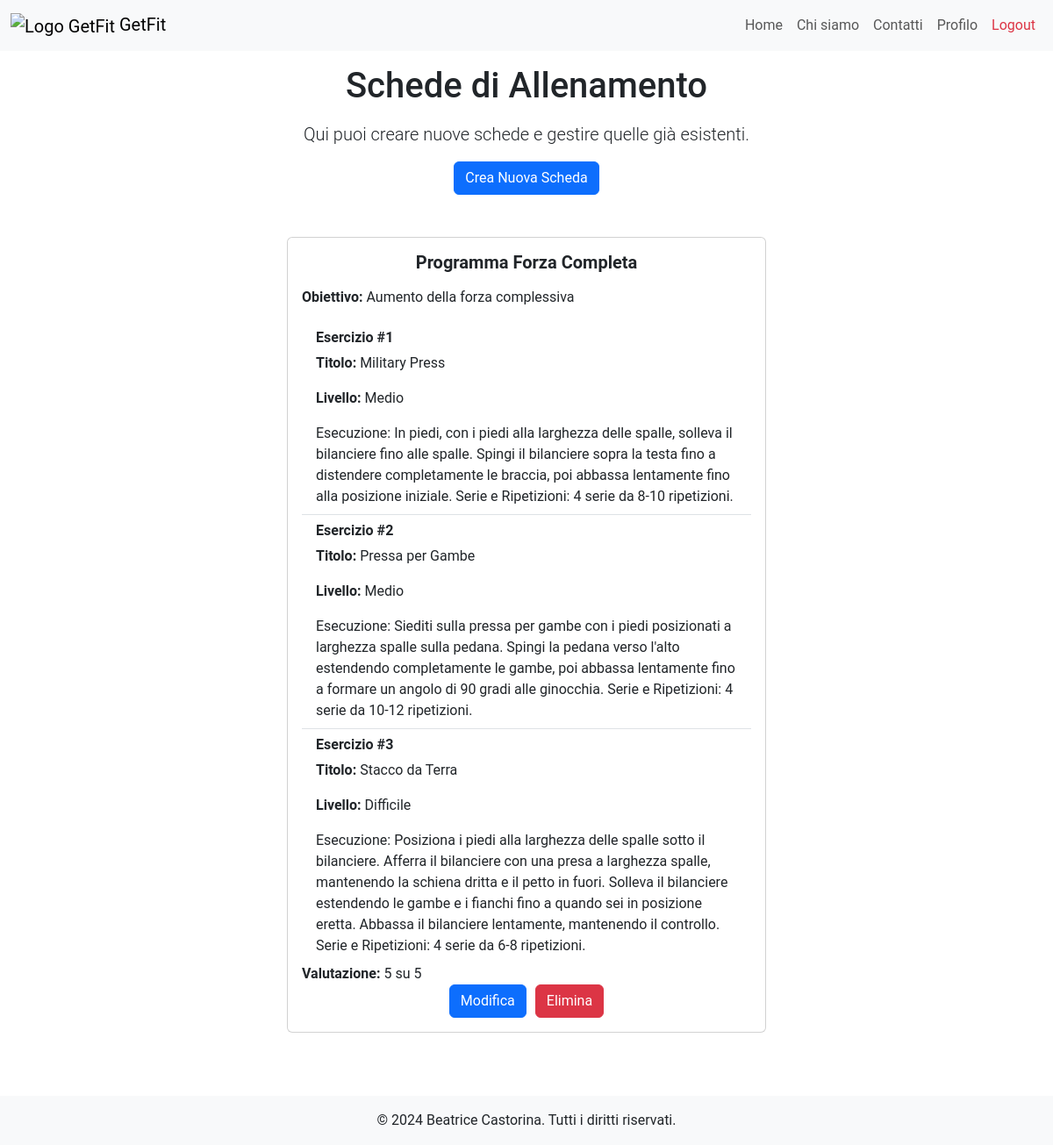
The page /schede?client_id=1 (signed in) on the database as committed earlier.
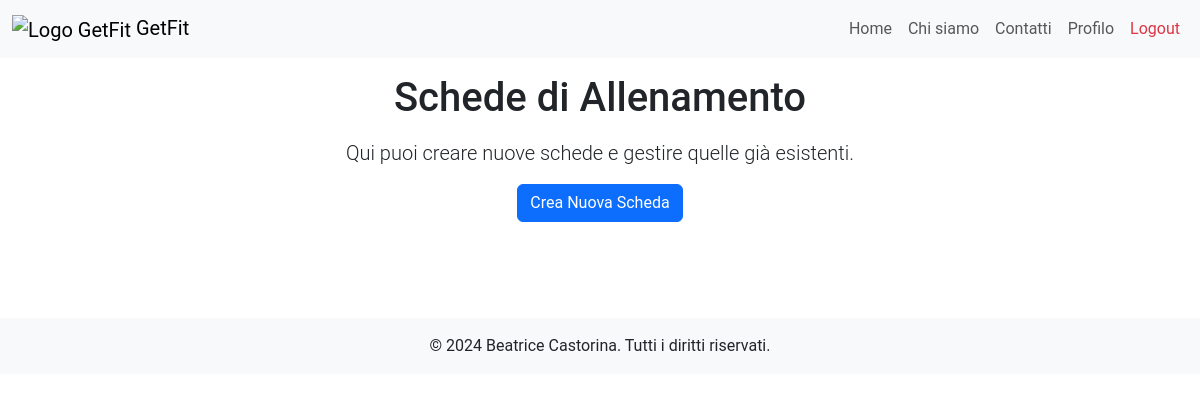
The same page on the database as committed later.
### tables this page shows
CREATE TABLE "Schede" (
	"client_id"	INTEGER NOT NULL,
	"pt_id"	INTEGER NOT NULL,
	"id_scheda"	INTEGER,
	"rating"	INTEGER,
	"titolo"	TEXT NOT NULL,
	"obiettivo"	TEXT NOT NULL,
	PRIMARY KEY("id_scheda" AUTOINCREMENT),
	FOREIGN KEY("client_id") REFERENCES "Clients"("client_id"),
	FOREIGN KEY("pt_id") REFERENCES "PersonalTrainers"("pt_id")
);

CREATE TABLE "Allenamenti" (
	"id_allenamento"	INTEGER,
	"pt_id"	INTEGER NOT NULL,
	"titolo"	TEXT NOT NULL,
	"descrizione"	TEXT NOT NULL,
	"livello"	TEXT NOT NULL,
	"visibile"	INTEGER NOT NULL,
	"data_creazione"	TEXT NOT NULL,
	PRIMARY KEY("id_allenamento" AUTOINCREMENT),
	FOREIGN KEY("pt_id") REFERENCES "PersonalTrainers"("pt_id")
);

### app.py (the view)
@app.route("/schede")
def schede():
  email = request.cookies.get('remember_token').split('|')[0]
  client_id = utenti_dao.get_client_id_by_email(email)
  if client_id is None:
    client_id = request.args.get("client_id")
  print("schede",client_id)
  schede = schede_dao.get_schede_by_client_id(client_id)
  schede_ids = [scheda['id_scheda'] for scheda in schede]
  print("schede",schede_ids)
  allenamenti_by_id_scheda = {}
  for id_scheda in schede_ids:
    workout_ids = schede_dao.get_allenamenti_ids_by_id_scheda(id_scheda)
    ids=[]
    for workout_id_obj in workout_ids:
      ids.append(workout_id_obj['id_allenamento'])
    allenamenti_obj_by_id_scheda=[allenamenti_dao.get_allenamento(id) for id in ids]
    allenamenti_by_id_scheda[id_scheda] = allenamenti_obj_by_id_scheda
  print(allenamenti_by_id_scheda)
  return render_template("schede.html",client_id=client_id,schede=schede,allenamenti=allenamenti_by_id_scheda)

### allenamenti_dao.py (called while the page is built)
def get_allenamento(id_allenamento):
	query = 'SELECT * FROM Allenamenti WHERE id_allenamento=?'
	connection = sqlite3.connect('db/personal.db')
	connection.row_factory = sqlite3.Row
	cursor = connection.cursor()
	cursor.execute(query,(id_allenamento,))
	result = cursor.fetchone()
	cursor.close()
	connection.close()
	return result

### app.py (called while the page is built)
@login_manager.user_loader
def load_user(user_email):
  print("load user:", user_email)
  user_db, type = utenti_dao.get_user_by_email(user_email)
  if type == 0:
    user = PersonalTrainer(nome=user_db['nome'], cognome=user_db['cognome'], pt_id=user_db['pt_id'], rating=user_db['rating'], numOfRatings=user_db['numOfRatings'], email=user_db['email'], password=user_db['password'])
  else:
    user = Client(nome=user_db['nome'], cognome=user_db['cognome'], client_id=user_db['client_id'], pt_id=user_db['pt_id'], email=user_db['email'], password=user_db['password'])
  return user

### templates/schede.html (shortened to what this page needs)
{% extends "base.html" %}
{% block style %} {{url_for('static', filename='styles_schede.css')}} {% endblock %}
{% block content %}
	{% if current_user.__class__.__name__ == "PersonalTrainer" %}
		<section class="header-section mt-3">
			<div class="container">
				<h1 class="mb-3">Schede di Allenamento</h1>
				<p class="lead">Qui puoi creare nuove schede e gestire quelle già esistenti.</p>
				<form action="/create_scheda" method="get">
					<button type="submit" class="btn btn-primary">Crea Nuova Scheda</button>
				</form>
			</div>
		</section>
	{% endif %}
	<ul class="list-group" id="lista">
    <section class="workout-plans-section py-5">
			<div class="container">
				{% for scheda in schede %}
				<div class="row">
					<div class="col-lg-6 col-md-8 mx-auto">
						<div class="card mb-4">
							<div class="card-body">
								<h5 class="card-title text-center mb-3"><strong>{{scheda.titolo}}</strong></h5>
								<p class="card-text"><strong>Obiettivo:</strong> {{scheda.obiettivo}}</p>
								<ul class="list-group list-group-flush">
									{% for workout in allenamenti[scheda.id_scheda]%}
										<li class="list-group-item">
											 <h6 class="card-title"><strong>Esercizio #{{loop.index}}</strong></h6>
											<p class="card-text"><strong>Titolo:</strong> {{workout.titolo}}</p>
											<p class="card-text"><strong>Livello:</strong> {{workout.livello.capitalize()}} </p>
											<p class="card-text">{{workout.descrizione}}</p>
										</li>
									{% endfor %}
								</ul>
								{% if current_user.__class__.__name__ == "Client" %}
									<form action="/update_rating" method="post">
										<input type="hidden" id="id_scheda" name="id_scheda" value="{{scheda.id_scheda}}"/>
										<input type="hidden" id="oldRating" name="oldRating" value="{{scheda.rating}}"/>
											<input type="radio" id="rating-1" name="rating" value="1" required {% if scheda.rating ==1 %}checked{% endif %}/>
										<label for="rating-1">1</label>
										<input type="radio" id="rating-2" name="rating" value="2" {% if scheda.rating ==2 %}checked{% endif %}/>
										<label for="rating-2">2</label>
										<input type="radio" id="rating-3" name="rating" value="3" {% if scheda.rating ==3 %}checked{% endif %} />
										<label for="rating-3">3</label>
										<input type="radio" id="rating-4" name="rating" value="4" {% if scheda.rating ==4 %}checked{% endif %}/>
										<label for="rating-4">4</label>
										<input type="radio" id="rating-5" name="rating" value="5" {% if scheda.rating ==5 %}checked{% endif %}/>
										<label for="rating-5">5</label>
										<button type="submit" class="btn btn-success">Lascia un Voto</button>
									</form>
								{% else %}
									<p class="card-text d-inline mb-5"><strong>Valutazione:</strong> </p>
									{% if scheda.rating is not none %}
										{{scheda.rating}} su 5
									{% else %}
										<em>Non valutato</em>
									{% endif %}
									<br>
									<div class="btn-group-action">
										<a href="/modify_scheda/{{scheda.id_scheda}}" class="btn btn-primary">Modifica</a>
										<form action="/delete_scheda" method="post" class="d-inline">
											<button type="submit" class="btn btn-danger">Elimina</button>
										</form>
									</div>
								{% endif %}
							</div>
						</div>
					</div>
				</div>
				{% endfor %}
			</div>
		</section>
	</ul>
{% endblock %}

Rows that differ between the two databases and show on the page:
removed Schede: titolo "Programma Forza Completa", obiettivo "Aumento della forza complessiva", rating "5"
removed Allenamenti: titolo "Military Press", livello "Medio", descrizione "Esecuzione: In piedi, con i piedi alla larghezza delle spalle, solleva il bilanciere fino alle spalle. Spingi il bilanciere sopra la testa fino a distendere completamente le braccia, poi abbassa lentamente fino alla posizione iniziale. Serie e Ripetizioni: 4 serie da 8-10 ripetizioni."
no longer on this page (row unchanged): Allenamenti: titolo "Pressa per Gambe", livello "Medio", descrizione "Esecuzione: Siediti sulla pressa per gambe con i piedi posizionati a larghezza spalle sulla pedana. Spingi la pedana verso l'alto estendendo completamente le gambe, poi abbassa lentamente fino a formare un angolo di 90 gradi alle ginocchia. Serie e Ripetizioni: 4 serie da 10-12 ripetizioni."
no longer on this page (row unchanged): Allenamenti: titolo "Stacco da Terra", livello "Difficile", descrizione "Esecuzione: Posiziona i piedi alla larghezza delle spalle sotto il bilanciere. Afferra il bilanciere con una presa a larghezza spalle, mantenendo la schiena dritta e il petto in fuori. Solleva il bilanciere estendendo le gambe e i fianchi fino a quando sei in posizione eretta. Abbassa il bilanciere lentamente, mantenendo il controllo. Serie e Ripetizioni: 4 serie da 6-8 ripetizioni."
